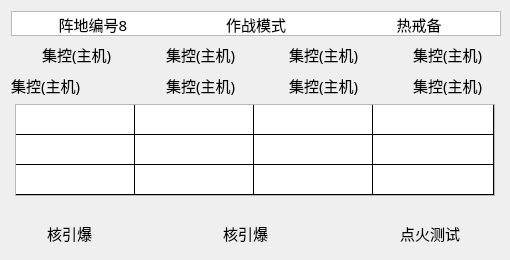
        <widget class="QWidget" name="verticalWidget_1" native="true">
         <property name="sizePolicy">
          <sizepolicy hsizetype="Preferred" vsizetype="Preferred">
           <horstretch>0</horstretch>
           <verstretch>0</verstretch>
          </sizepolicy>
         </property>
         <property name="minimumSize">
          <size>
           <width>510</width>
           <height>260</height>
          </size>
         </property>
         <property name="maximumSize">
          <size>
           <width>510</width>
           <height>260</height>
          </size>
         </property>
         <layout class="QGridLayout" name="gridLayout_7">
          <item row="2" column="0">
           <layout class="QHBoxLayout" name="horizontalLayout_8">
            <item>
             <widget class="QLabel" name="label_109">
              <property name="minimumSize">
               <size>
                <width>82</width>
                <height>25</height>
               </size>
              </property>
              <property name="maximumSize">
               <size>
                <width>90</width>
                <height>25</height>
               </size>
              </property>
              <property name="font">
               <font>
                <family>宋体</family>
                <pointsize>11</pointsize>
               </font>
              </property>
              <property name="text">
               <string>集控(主机)</string>
              </property>
             </widget>
            </item>
            <item>
             <widget class="QLabel" name="label_110">
              <property name="minimumSize">
               <size>
                <width>25</width>
                <height>25</height>
               </size>
              </property>
              <property name="maximumSize">
               <size>
                <width>25</width>
                <height>25</height>
               </size>
              </property>
              <property name="styleSheet">
               <string notr="true"/>
              </property>
              <property name="text">
               <string/>
              </property>
             </widget>
            </item>
            <item>
             <widget class="QLabel" name="label_111">
              <property name="minimumSize">
               <size>
                <width>25</width>
                <height>25</height>
               </size>
              </property>
              <property name="maximumSize">
               <size>
                <width>25</width>
                <height>25</height>
               </size>
              </property>
              <property name="styleSheet">
               <string notr="true">border-image: url(:/img/false.png);</string>
              </property>
              <property name="text">
               <string/>
              </property>
             </widget>
            </item>
            <item>
             <widget class="QLabel" name="label_112">
              <property name="minimumSize">
               <size>
                <width>82</width>
                <height>25</height>
               </size>
              </property>
              <property name="maximumSize">
               <size>
                <width>90</width>
                <height>25</height>
               </size>
              </property>
              <property name="font">
               <font>
                <family>宋体</family>
                <pointsize>11</pointsize>
               </font>
              </property>
              <property name="text">
               <string>集控(主机)</string>
              </property>
             </widget>
            </item>
            <item>
             <widget class="QLabel" name="label_113">
              <property name="minimumSize">
               <size>
                <width>25</width>
                <height>25</height>
               </size>
              </property>
              <property name="maximumSize">
               <size>
                <width>25</width>
                <height>25</height>
               </size>
              </property>
              <property name="styleSheet">
               <string notr="true">border-image: url(:/img/false.png);</string>
              </property>
              <property name="text">
               <string/>
              </property>
             </widget>
            </item>
            <item>
             <widget class="QLabel" name="label_114">
              <property name="minimumSize">
               <size>
                <width>82</width>
                <height>25</height>
               </size>
              </property>
              <property name="maximumSize">
               <size>
                <width>90</width>
                <height>25</height>
               </size>
              </property>
              <property name="font">
               <font>
                <family>宋体</family>
                <pointsize>11</pointsize>
               </font>
              </property>
              <property name="text">
               <string>集控(主机)</string>
              </property>
             </widget>
            </item>
            <item>
             <widget class="QLabel" name="label_115">
              <property name="minimumSize">
               <size>
                <width>25</width>
                <height>25</height>
               </size>
              </property>
              <property name="maximumSize">
               <size>
                <width>25</width>
                <height>25</height>
               </size>
              </property>
              <property name="styleSheet">
               <string notr="true">border-image: url(:/img/false.png);</string>
              </property>
              <property name="text">
               <string/>
              </property>
             </widget>
            </item>
            <item>
             <widget class="QLabel" name="label_116">
              <property name="minimumSize">
               <size>
                <width>82</width>
                <height>25</height>
               </size>
              </property>
              <property name="maximumSize">
               <size>
                <width>90</width>
                <height>25</height>
               </size>
              </property>
              <property name="font">
               <font>
                <family>宋体</family>
                <pointsize>11</pointsize>
               </font>
              </property>
              <property name="text">
               <string>集控(主机)</string>
              </property>
             </widget>
            </item>
           </layout>
          </item>
          <item row="0" column="0">
           <widget class="QTableWidget" name="tableWidget_1">
            <property name="minimumSize">
             <size>
              <width>490</width>
              <height>25</height>
             </size>
            </property>
            <property name="maximumSize">
             <size>
              <width>490</width>
              <height>25</height>
             </size>
            </property>
            <property name="styleSheet">
             <string notr="true">gridline-color: rgba(255, 255, 255, 0);</string>
            </property>
            <property name="verticalScrollBarPolicy">
             <enum>Qt::ScrollBarAlwaysOff</enum>
            </property>
            <property name="horizontalScrollBarPolicy">
             <enum>Qt::ScrollBarAlwaysOff</enum>
            </property>
            <property name="rowCount">
             <number>1</number>
            </property>
            <property name="columnCount">
             <number>3</number>
            </property>
            <attribute name="horizontalHeaderVisible">
             <bool>false</bool>
            </attribute>
            <attribute name="horizontalHeaderDefaultSectionSize">
             <number>163</number>
            </attribute>
            <attribute name="horizontalHeaderMinimumSectionSize">
             <number>163</number>
            </attribute>
            <attribute name="verticalHeaderVisible">
             <bool>false</bool>
            </attribute>
            <attribute name="verticalHeaderDefaultSectionSize">
             <number>25</number>
            </attribute>
            <attribute name="verticalHeaderMinimumSectionSize">
             <number>25</number>
            </attribute>
            <row/>
            <column/>
            <column/>
            <column/>
            <item row="0" column="0">
             <property name="text">
              <string>阵地编号8</string>
             </property>
             <property name="font">
              <font>
               <family>宋体</family>
               <pointsize>11</pointsize>
              </font>
             </property>
             <property name="textAlignment">
              <set>AlignCenter</set>
             </property>
             <property name="background">
              <brush brushstyle="NoBrush">
               <color alpha="255">
                <red>51</red>
                <green>138</green>
                <blue>155</blue>
               </color>
              </brush>
             </property>
            </item>
            <item row="0" column="1">
             <property name="text">
              <string notr="true">作战模式</string>
             </property>
             <property name="font">
              <font>
               <family>宋体</family>
               <pointsize>11</pointsize>
               <weight>50</weight>
               <bold>false</bold>
              </font>
             </property>
             <property name="textAlignment">
              <set>AlignCenter</set>
             </property>
             <property name="background">
              <brush brushstyle="NoBrush">
               <color alpha="255">
                <red>222</red>
                <green>0</green>
                <blue>0</blue>
               </color>
              </brush>
             </property>
            </item>
            <item row="0" column="2">
             <property name="text">
              <string>热戒备</string>
             </property>
             <property name="font">
              <font>
               <family>宋体</family>
               <pointsize>11</pointsize>
              </font>
             </property>
             <property name="textAlignment">
              <set>AlignCenter</set>
             </property>
            </item>
           </widget>
          </item>
          <item row="4" column="0">
           <spacer name="verticalSpacer_2">
            <property name="orientation">
             <enum>Qt::Vertical</enum>
            </property>
            <property name="sizeHint" stdset="0">
             <size>
              <width>20</width>
              <height>40</height>
             </size>
            </property>
           </spacer>
          </item>
          <item row="5" column="0">
           <layout class="QHBoxLayout" name="horizontalLayout_2">
            <item>
             <widget class="QLabel" name="label_117">
              <property name="minimumSize">
               <size>
                <width>30</width>
                <height>30</height>
               </size>
              </property>
              <property name="maximumSize">
               <size>
                <width>35</width>
                <height>25</height>
               </size>
              </property>
              <property name="styleSheet">
               <string notr="true">border-image: url(:/img/pie-NF.png);</string>
              </property>
              <property name="text">
               <string/>
              </property>
             </widget>
            </item>
            <item>
             <widget class="QLabel" name="label_118">
              <property name="minimumSize">
               <size>
                <width>100</width>
                <height>25</height>
               </size>
              </property>
              <property name="maximumSize">
               <size>
                <width>100</width>
                <height>25</height>
               </size>
              </property>
              <property name="font">
               <font>
                <family>宋体</family>
                <pointsize>11</pointsize>
               </font>
              </property>
              <property name="text">
               <string>核引爆</string>
              </property>
             </widget>
            </item>
            <item>
             <widget class="QLabel" name="label_119">
              <property name="minimumSize">
               <size>
                <width>65</width>
                <height>25</height>
               </size>
              </property>
              <property name="maximumSize">
               <size>
                <width>65</width>
                <height>25</height>
               </size>
              </property>
              <property name="styleSheet">
               <string notr="true">border-image: url(:/img/Off-NP.png);</string>
              </property>
              <property name="text">
               <string/>
              </property>
             </widget>
            </item>
            <item>
             <widget class="QLabel" name="label_120">
              <property name="minimumSize">
               <size>
                <width>100</width>
                <height>25</height>
               </size>
              </property>
              <property name="maximumSize">
               <size>
                <width>100</width>
                <height>25</height>
               </size>
              </property>
              <property name="font">
               <font>
                <family>宋体</family>
                <pointsize>11</pointsize>
               </font>
              </property>
              <property name="text">
               <string>核引爆</string>
              </property>
             </widget>
            </item>
            <item>
             <widget class="QLabel" name="label_121">
              <property name="minimumSize">
               <size>
                <width>65</width>
                <height>25</height>
               </size>
              </property>
              <property name="maximumSize">
               <size>
                <width>65</width>
                <height>25</height>
               </size>
              </property>
              <property name="styleSheet">
               <string notr="true">border-image: url(:/img/Off-NP.png);</string>
              </property>
              <property name="text">
               <string/>
              </property>
             </widget>
            </item>
            <item>
             <widget class="QLabel" name="label_122">
              <property name="minimumSize">
               <size>
                <width>100</width>
                <height>25</height>
               </size>
              </property>
              <property name="maximumSize">
               <size>
                <width>100</width>
                <height>25</height>
               </size>
              </property>
              <property name="font">
               <font>
                <family>宋体</family>
                <pointsize>11</pointsize>
               </font>
              </property>
              <property name="text">
               <string>点火测试</string>
              </property>
             </widget>
            </item>
           </layout>
          </item>
          <item row="1" column="0">
           <layout class="QHBoxLayout" name="horizontalLayout_9">
            <item>
             <widget class="QLabel" name="label_101">
              <property name="minimumSize">
               <size>
                <width>25</width>
                <height>25</height>
               </size>
              </property>
              <property name="maximumSize">
               <size>
                <width>25</width>
                <height>25</height>
               </size>
              </property>
              <property name="styleSheet">
               <string notr="true">border-image: url(:/img/false.png);</string>
              </property>
              <property name="text">
               <string/>
              </property>
             </widget>
            </item>
            <item>
             <widget class="QLabel" name="label_102">
              <property name="minimumSize">
               <size>
                <width>82</width>
                <height>25</height>
               </size>
              </property>
              <property name="maximumSize">
               <size>
                <width>90</width>
                <height>25</height>
               </size>
              </property>
              <property name="font">
               <font>
                <family>宋体</family>
                <pointsize>11</pointsize>
               </font>
              </property>
              <property name="text">
               <string>集控(主机)</string>
              </property>
             </widget>
            </item>
            <item>
             <widget class="QLabel" name="label_103">
              <property name="minimumSize">
               <size>
                <width>25</width>
                <height>25</height>
               </size>
              </property>
              <property name="maximumSize">
               <size>
                <width>25</width>
                <height>25</height>
               </size>
              </property>
              <property name="styleSheet">
               <string notr="true">border-image: url(:/img/false.png);</string>
              </property>
              <property name="text">
               <string/>
              </property>
             </widget>
            </item>
            <item>
             <widget class="QLabel" name="label_104">
              <property name="minimumSize">
               <size>
                <width>82</width>
                <height>25</height>
               </size>
              </property>
              <property name="maximumSize">
               <size>
                <width>90</width>
                <height>25</height>
               </size>
              </property>
              <property name="font">
               <font>
                <family>宋体</family>
                <pointsize>11</pointsize>
               </font>
              </property>
              <property name="text">
               <string>集控(主机)</string>
              </property>
             </widget>
            </item>
            <item>
             <widget class="QLabel" name="label_105">
              <property name="minimumSize">
               <size>
                <width>25</width>
                <height>25</height>
               </size>
              </property>
              <property name="maximumSize">
               <size>
                <width>25</width>
                <height>25</height>
               </size>
              </property>
              <property name="styleSheet">
               <string notr="true">border-image: url(:/img/false.png);</string>
              </property>
              <property name="text">
               <string/>
              </property>
             </widget>
            </item>
            <item>
             <widget class="QLabel" name="label_106">
              <property name="minimumSize">
               <size>
                <width>82</width>
                <height>25</height>
               </size>
              </property>
              <property name="maximumSize">
               <size>
                <width>90</width>
                <height>25</height>
               </size>
              </property>
              <property name="font">
               <font>
                <family>宋体</family>
                <pointsize>11</pointsize>
               </font>
              </property>
              <property name="text">
               <string>集控(主机)</string>
              </property>
             </widget>
            </item>
            <item>
             <widget class="QLabel" name="label_107">
              <property name="minimumSize">
               <size>
                <width>25</width>
                <height>25</height>
               </size>
              </property>
              <property name="maximumSize">
               <size>
                <width>25</width>
                <height>25</height>
               </size>
              </property>
              <property name="styleSheet">
               <string notr="true">border-image: url(:/img/false.png);</string>
              </property>
              <property name="text">
               <string/>
              </property>
             </widget>
            </item>
            <item>
             <widget class="QLabel" name="label_108">
              <property name="minimumSize">
               <size>
                <width>82</width>
                <height>25</height>
               </size>
              </property>
              <property name="maximumSize">
               <size>
                <width>90</width>
                <height>25</height>
               </size>
              </property>
              <property name="font">
               <font>
                <family>宋体</family>
                <pointsize>11</pointsize>
               </font>
              </property>
              <property name="text">
               <string>集控(主机)</string>
              </property>
             </widget>
            </item>
           </layout>
          </item>
          <item row="3" column="0">
           <layout class="QHBoxLayout" name="horizontalLayout_37">
            <item>
             <spacer name="horizontalSpacer_18">
              <property name="orientation">
               <enum>Qt::Horizontal</enum>
              </property>
              <property name="sizeHint" stdset="0">
               <size>
                <width>40</width>
                <height>20</height>
               </size>
              </property>
             </spacer>
            </item>
            <item>
             <widget class="QTableWidget" name="tableWidget_11">
              <property name="sizePolicy">
               <sizepolicy hsizetype="Preferred" vsizetype="Preferred">
                <horstretch>0</horstretch>
                <verstretch>0</verstretch>
               </sizepolicy>
              </property>
              <property name="minimumSize">
               <size>
                <width>480</width>
                <height>92</height>
               </size>
              </property>
              <property name="maximumSize">
               <size>
                <width>480</width>
                <height>92</height>
               </size>
              </property>
              <property name="styleSheet">
               <string notr="true">gridline-color: rgb(0, 0, 0);</string>
              </property>
              <property name="verticalScrollBarPolicy">
               <enum>Qt::ScrollBarAlwaysOff</enum>
              </property>
              <property name="horizontalScrollBarPolicy">
               <enum>Qt::ScrollBarAlwaysOff</enum>
              </property>
              <property name="rowCount">
               <number>3</number>
              </property>
              <property name="columnCount">
               <number>4</number>
              </property>
              <attribute name="horizontalHeaderVisible">
               <bool>false</bool>
              </attribute>
              <attribute name="horizontalHeaderDefaultSectionSize">
               <number>119</number>
              </attribute>
              <attribute name="horizontalHeaderMinimumSectionSize">
               <number>119</number>
              </attribute>
              <attribute name="horizontalHeaderStretchLastSection">
               <bool>true</bool>
              </attribute>
              <attribute name="verticalHeaderVisible">
               <bool>false</bool>
              </attribute>
              <attribute name="verticalHeaderDefaultSectionSize">
               <number>30</number>
              </attribute>
              <attribute name="verticalHeaderMinimumSectionSize">
               <number>30</number>
              </attribute>
              <attribute name="verticalHeaderStretchLastSection">
               <bool>true</bool>
              </attribute>
              <row/>
              <row/>
              <row/>
              <column/>
              <column/>
              <column/>
              <column/>
             </widget>
            </item>
            <item>
             <spacer name="horizontalSpacer_19">
              <property name="orientation">
               <enum>Qt::Horizontal</enum>
              </property>
              <property name="sizeHint" stdset="0">
               <size>
                <width>40</width>
                <height>20</height>
               </size>
              </property>
             </spacer>
            </item>
           </layout>
          </item>
         </layout>
        </widget>
